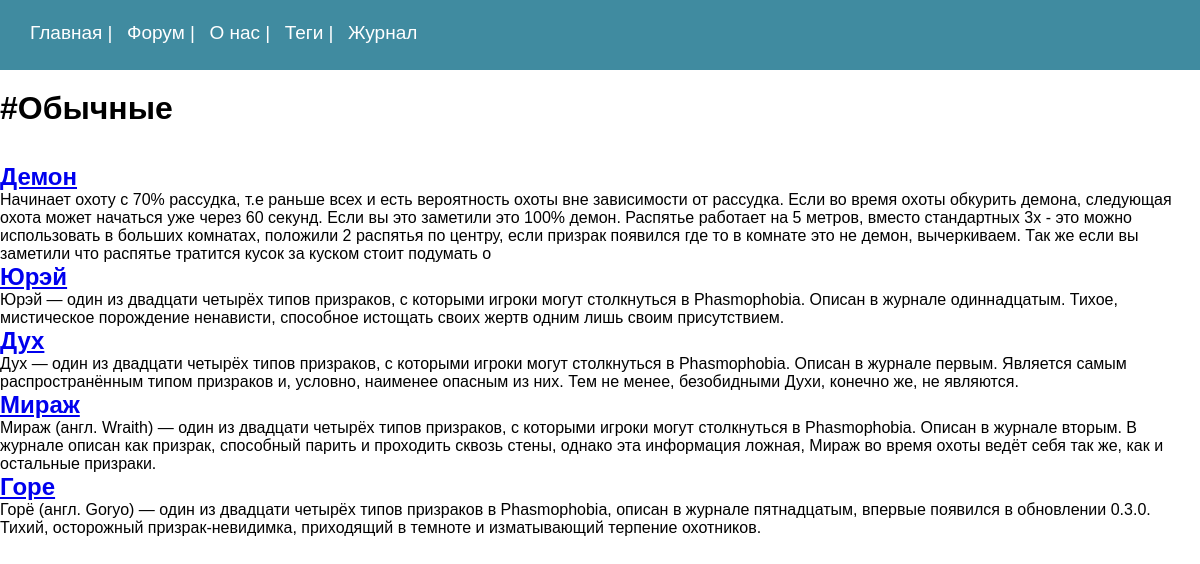
The page /tag/obychnie on the database its author committed.
### MainForum/models.py (models this page shows, shortened)
class TagGhost(models.Model):
    tag = models.CharField(max_length=120)
    slug = models.SlugField(max_length=120, unique=True)

class Ghost(models.Model):
    class Status(models.IntegerChoices):
        HARD = 1, 'Сложные'
        MIDDLE = 2, 'Средние'
        EASY = 3, 'Легкие'
    name = models.CharField(max_length=40)
    slug = models.SlugField(max_length=120, unique=True, db_index=True)
    number = models.IntegerField()
    category = models.ForeignKey(Ghost_category, choices=Status.choices, on_delete=models.PROTECT, default=Status.EASY, related_name='ghosts')
    description = models.TextField(max_length=500)
    tags = models.ManyToManyField('TagGhost', blank=True, related_name='tags')
    def get_absolute_url(self):
        return  reverse('slug_ghost', kwargs={'ghost_slug': self.slug})

### MainForum/views.py (the view)
# urls.py: path('tag/<slug:tag_slug>', views.Ghosts_by_Tag.as_view(), name='tag'),
class Ghosts_by_Tag(View):
    def get(self, request, tag_slug):
        return render(request, 'MainForum/ghosts_by_tag.html', get_ghosts_by_tag_slug(tag_slug))

### MainForum/services.py (called while the page is built)
def get_ghosts_by_tag_slug(slug):
    tag = get_object_or_404(TagGhost, slug=slug)
    ghosts = tag.tags.all()
    data = {
        'ghosts': ghosts,
        'tag': tag.tag
    }
    return data

### MainForum/templates/MainForum/ghosts_by_tag.html (shortened to what this page needs)
{% extends 'MainForum/base.html' %}
{% block content %}
<h1>#{{ tag }}</h1><br><br>
{% for i in ghosts %}
    <h2><a href="{{ i.get_absolute_url }}">{{ i.name }}</a></h2>
    <p>{{ i.description }}</p>
{% endfor %}
{% endblock %}

### MainForum/static/MainForum/css/styles.css (style rules this page uses)
* { font-family:'Arial'; margin:0; padding:0; }

### rows shown on the page
TagGhost: tag "Обычные"
Ghost: name "Демон", description "Начинает охоту с 70% рассудка, т.е раньше всех и есть вероятность охоты вне зависимости от рассудка. Если во время охоты обкурить демона, следующая охота может начаться уже через 60 секунд. Если вы это заметили это 100% демон. Распятье работает на 5 метров, вместо стандартных 3х - это можно использовать в больших комнатах, положили 2 распятья по центру, если призрак появился где то в комнате это не демон, вычеркиваем. Так же если вы заметили что распятье тратится кусок за куском стоит подумать о"
Ghost: name "Юрэй", description "Юрэй — один из двадцати четырёх типов призраков, с которыми игроки могут столкнуться в Phasmophobia. Описан в журнале одиннадцатым. Тихое, мистическое порождение ненависти, способное истощать своих жертв одним лишь своим присутствием."
Ghost: name "Дух", description "Дух — один из двадцати четырёх типов призраков, с которыми игроки могут столкнуться в Phasmophobia. Описан в журнале первым. Является самым распространённым типом призраков и, условно, наименее опасным из них. Тем не менее, безобидными Духи, конечно же, не являются."
Ghost: name "Мираж", description "Мираж (англ. Wraith) — один из двадцати четырёх типов призраков, с которыми игроки могут столкнуться в Phasmophobia. Описан в журнале вторым. В журнале описан как призрак, способный парить и проходить сквозь стены, однако эта информация ложная, Мираж во время охоты ведёт себя так же, как и остальные призраки."
Ghost: name "Горе", description "Горё (англ. Goryo) — один из двадцати четырёх типов призраков в Phasmophobia, описан в журнале пятнадцатым, впервые появился в обновлении 0.3.0. Тихий, осторожный призрак-невидимка, приходящий в темноте и изматывающий терпение охотников."
